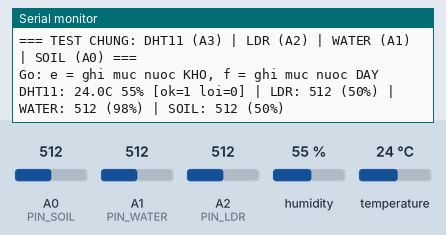
This sketch was run on a simulated Arduino Uno, built with avr-gcc and run on an emulated ATmega328P. Parts: the last lines printed to the serial monitor. Inputs (shaded band) come from the test bench; at power-on: A1 (PIN_WATER) = 512, A0 (PIN_SOIL) = 512, A2 (PIN_LDR) = 512, humidity 55 %, temperature 24 °C.

Above: at 3.2 s.
3.3 s: A1 (PIN_WATER) set to 103
At 4.6 s:
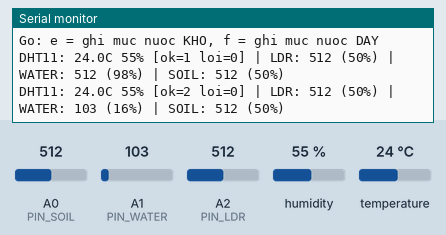
4.8 s: A1 (PIN_WATER) set to 90
At 7.3 s:
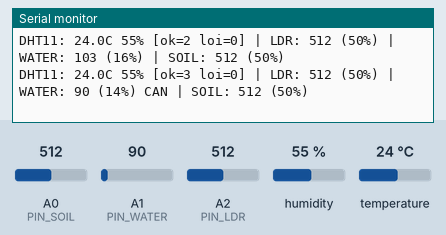
Timing chart, 0 to 8.8 s (numbered marks = the images above; inputs shaded):
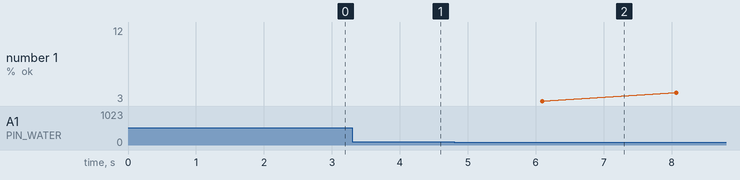

The sketch:

test_sensors.ino
```cpp
/*
 * TEST CHUNG CÁC CẢM BIẾN: DHT11 + QUANG TRỞ + WATER SENSOR + BIẾN TRỞ
 * Chạy độc lập, không cần LCD / Bluetooth / servo / Pi.
 *
 * Đấu nối (giống mạch Smart Greenhouse):
 *   DHT11        : DATA -> A3, VCC -> 5V, GND -> GND
 *   Quang trở    : 5V -> LDR -> A2 -> điện trở 10k -> GND
 *   Water sensor : S -> A1, + -> 5V, - -> GND
 *   Biến trở     : chân giữa -> A0, hai chân ngoài -> 5V và GND   (chưa nối thì bỏ qua cột SOIL)
 *
 * Cách dùng: nạp code, mở Serial Monitor 9600 baud. Mỗi 2 giây in một dòng cho cả 4 cảm biến.
 *   Gõ  e  + Enter khi water sensor KHÔ, gõ  f  + Enter khi ngập tới vạch ĐẦY
 *   -> sketch in hai hằng số WATER_RAW_EMPTY / WATER_RAW_FULL để chép vào smart_greenhouse.ino.
 * Thư viện: "DHT sensor library" (Adafruit) + "Adafruit Unified Sensor".
 */
#include <DHT.h>

#define DHT_TYPE DHT11            // đổi thành DHT22 nếu dùng DHT22
const uint8_t PIN_SOIL  = A0;
const uint8_t PIN_WATER = A1;
const uint8_t PIN_LDR   = A2;
const uint8_t PIN_DHT   = A3;

DHT dht(PIN_DHT, DHT_TYPE);
unsigned int dhtOk = 0, dhtFail = 0;
int waterEmpty = 20, waterFull = 520;      // giá trị mặc định trong smart_greenhouse.ino

int readAvg(uint8_t pin) {                 // trung bình 8 mẫu; đọc bỏ 1 mẫu đầu sau khi đổi kênh ADC
  analogRead(pin);
  long sum = 0;
  for (uint8_t i = 0; i < 8; i++) { sum += analogRead(pin); delay(2); }
  return (int)(sum / 8);
}

void printConstants() {
  Serial.println(F("--- Chep 2 dong nay vao smart_greenhouse.ino ---"));
  Serial.print(F("const uint16_t WATER_RAW_EMPTY = ")); Serial.print(waterEmpty); Serial.println(F(";"));
  Serial.print(F("const uint16_t WATER_RAW_FULL  = ")); Serial.print(waterFull);  Serial.println(F(";"));
  if (waterFull - waterEmpty < 100) Serial.println(F("CANH BAO: hai muc qua gan nhau (< 100)."));
}

void setup() {
  Serial.begin(9600);
  dht.begin();
  Serial.println(F("=== TEST CHUNG: DHT11 (A3) | LDR (A2) | WATER (A1) | SOIL (A0) ==="));
  Serial.println(F("Go: e = ghi muc nuoc KHO, f = ghi muc nuoc DAY"));
  delay(2000);                             // DHT11 cần 1-2 giây sau khi cấp nguồn
}

void loop() {
  int water = readAvg(PIN_WATER);
  int ldr   = readAvg(PIN_LDR);
  int soil  = readAvg(PIN_SOIL);

  while (Serial.available()) {
    char c = Serial.read();
    if (c == 'e' || c == 'E') { waterEmpty = water; printConstants(); }
    else if (c == 'f' || c == 'F') { waterFull = water; printConstants(); }
  }

  // ---------- DHT11 ----------
  float t = dht.readTemperature();
  float h = dht.readHumidity();
  Serial.print(F("DHT11: "));
  if (isnan(t) || isnan(h)) {
    dhtFail++;
    Serial.print(F("LOI DOC    "));
  } else {
    dhtOk++;
    Serial.print(t, 1); Serial.print(F("C ")); Serial.print(h, 0); Serial.print(F("%"));
  }
  Serial.print(F(" [ok=")); Serial.print(dhtOk); Serial.print(F(" loi=")); Serial.print(dhtFail); Serial.print(F("]"));

  // ---------- Quang trở ----------
  Serial.print(F(" | LDR: ")); Serial.print(ldr);
  Serial.print(F(" (")); Serial.print((long)ldr * 100 / 1023); Serial.print(F("%)"));
  if (ldr <= 2) Serial.print(F(" HO MACH?"));
  else if (ldr >= 1021) Serial.print(F(" THIEU 10k?"));

  // ---------- Water sensor ----------
  int pct = 0;
  if (waterFull > waterEmpty) pct = map(constrain(water, waterEmpty, waterFull), waterEmpty, waterFull, 0, 100);
  Serial.print(F(" | WATER: ")); Serial.print(water);
  Serial.print(F(" (")); Serial.print(pct); Serial.print(F("%)"));
  if (pct < 15) Serial.print(F(" CAN"));

  // ---------- Biến trở (độ ẩm đất giả lập) ----------
  Serial.print(F(" | SOIL: ")); Serial.print(soil);
  Serial.print(F(" (")); Serial.print((long)soil * 100 / 1023); Serial.println(F("%)"));

  delay(1900);                             // DHT11 đọc tối đa 1 lần mỗi giây
}
```

Measured:
- the behaviour switches between 95 and 94 on A1 (PIN_WATER) (found by bisection; images 1 and 2)
- after the input at 3.3 s, the serial monitor: prints a new line after 0.80 s (image 1)
- after the input at 4.8 s, the serial monitor: prints a new line after 1.3 s (image 2)
